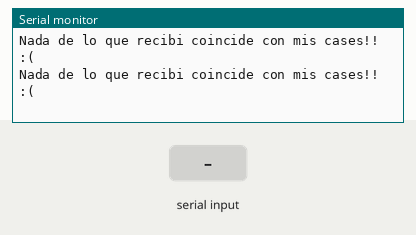
The sketch below on a simulated Arduino Uno, built with avr-gcc and run on an emulated ATmega328P. On the bench: the last lines printed to the serial monitor. The inputs (shaded band) are chosen by the test bench.

Above: at 1.2 s.
1.3 s: "F" received over Serial
At 1.39 s:
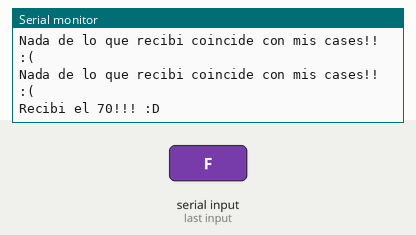
2.9 s: byte 1 (1) received over Serial
At 3.9 s:
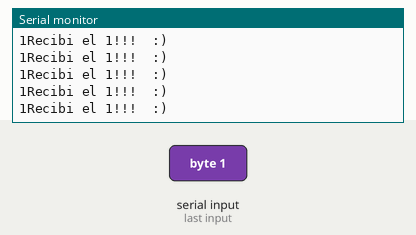
4.5 s: byte 3 (3) received over Serial
At 5.5 s:
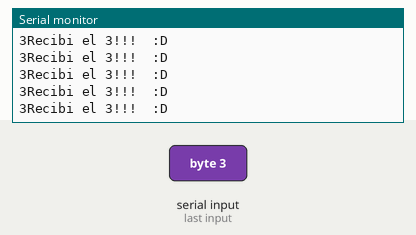
6.0 s: "1" received over Serial
At 6.15 s:
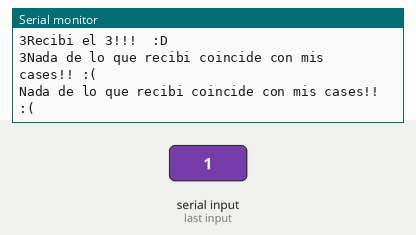
9.0 s: byte 2 (2) received over Serial
At 9.12 s:
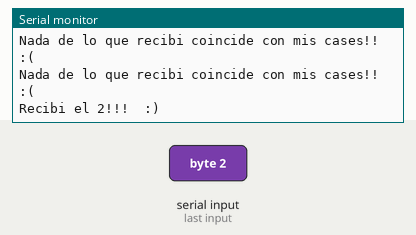
12.0 s: "0" received over Serial
At 12.14 s:
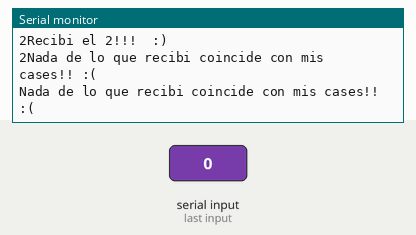
Timing chart, 0 to 15.0 s (numbered marks = the images above; inputs shaded):
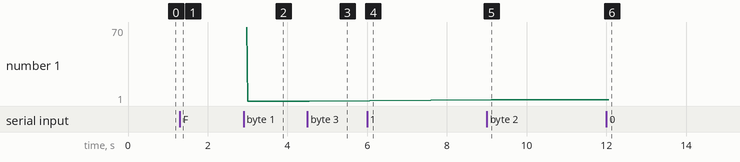

The sketch:

08_UART_Rx_con_Switch-Case.ino
```cpp
int datos;
void setup()
{

  Serial.begin(9600); // Configuro el puerto serie a 9600 Bauds
}

void loop()
{

  if (Serial.available() > 0)         // Si lo que esta dentro del if es UNA SOLA SENTENCIA
                                      // Entonces puedo omitir las llaves
    datos = Serial.read();            // Leo los datos que me llegaron por el puerto serie y los almaceno en


  switch (datos)
  {
    case 1:
      Serial.println("Recibi el 1!!!  :)");
      Serial.print(datos);
    break;
    case 2:
      Serial.println("Recibi el 2!!!  :)");
      Serial.print(datos);
    break;
    case 3:
      Serial.println("Recibi el 3!!!  :D");
      Serial.print(datos);
    break;
    case 70:
      Serial.println("Recibi el 70!!! :D");
      Serial.print(datos);
    break;
    default:
      Serial.println("Nada de lo que recibi coincide con mis cases!! :(");
    break;
  }

}
```

Measured:
- after the input at 1.3 s, the serial monitor: prints a new line after 0.08 s (image 1)
- after the input at 2.9 s, the serial monitor: prints a new line after 0.08 s (image 2)
- after the input at 4.5 s, the serial monitor: prints a new line after 0.07 s (image 3)
- after the input at 6.0 s, the serial monitor: prints a new line after 0.08 s (image 4)
- after the input at 9.0 s, the serial monitor: prints a new line after 0.11 s (image 5)
- after the input at 12.0 s, the serial monitor: prints a new line after 0.07 s (image 6)
- plotted number 1: 1 → 2 after the input at 9.0 s
